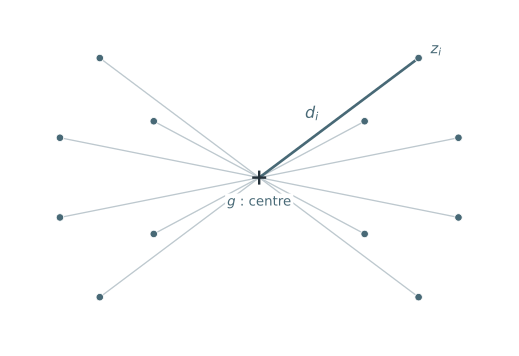

Recreate this plot in Python.
"""Generate the inertia teaching figure with NumPy and Matplotlib.

Run from the repository root: python figures/acp_inertie.py
"""

from pathlib import Path

import matplotlib

matplotlib.use("Agg")
import matplotlib.pyplot as plt
import numpy as np


def main():
    # Symmetry places the centroid at the origin.
    points = np.array([
        [sx * x, sy * y]
        for x, y in [(4, 3), (5, 1), (np.sqrt(7), np.sqrt(2))]
        for sx in [-1, 1]
        for sy in [-1, 1]
    ])
    center = points.mean(axis=0)
    selected = np.array([4.0, 3.0])
    ink = "#486976"
    pale = "#bdc8ce"
    plt.rcParams.update({
        "font.family": "DejaVu Sans",
        "font.size": 10,
        "mathtext.fontset": "dejavusans",
        "svg.fonttype": "path",
        "svg.hashsalt": "acp-inertie",
    })
    fig, ax = plt.subplots(figsize=(5.4, 3.7))
    fig.subplots_adjust(left=0.02, right=0.98, bottom=0.04, top=0.96)
    ax.set_aspect("equal")
    ax.axis("off")
    ax.set_xlim(-6, 6)
    ax.set_ylim(-4.1, 4.1)
    for point in points:
        ax.plot(*np.array([center, point]).T, color=pale, lw=1, zorder=1)
    ax.scatter(*points.T, s=32, color=ink, edgecolors="white", linewidths=0.6, zorder=3)
    ax.plot([0, selected[0]], [0, selected[1]], color=ink, lw=2, zorder=2)
    ax.scatter(*center, marker="+", s=110, color="#24313a", linewidths=1.8, zorder=4)
    ax.text(0, -0.45, "$g$ : centre", ha="center", va="top", fontsize=10, color=ink,
            bbox={"facecolor": "white", "edgecolor": "none", "pad": 1.5})
    ax.text(4.3, 3.12, "$z_i$", fontsize=11, color=ink)
    ax.text(1.15, 1.5, "$d_i$", color=ink, fontsize=12,
            bbox={"facecolor": "white", "edgecolor": "none", "pad": 1})

    target = Path(__file__).with_suffix(".svg")
    fig.savefig(target, metadata={"Date": None}, facecolor="white")
    plt.close(fig)


if __name__ == "__main__":
    main()
